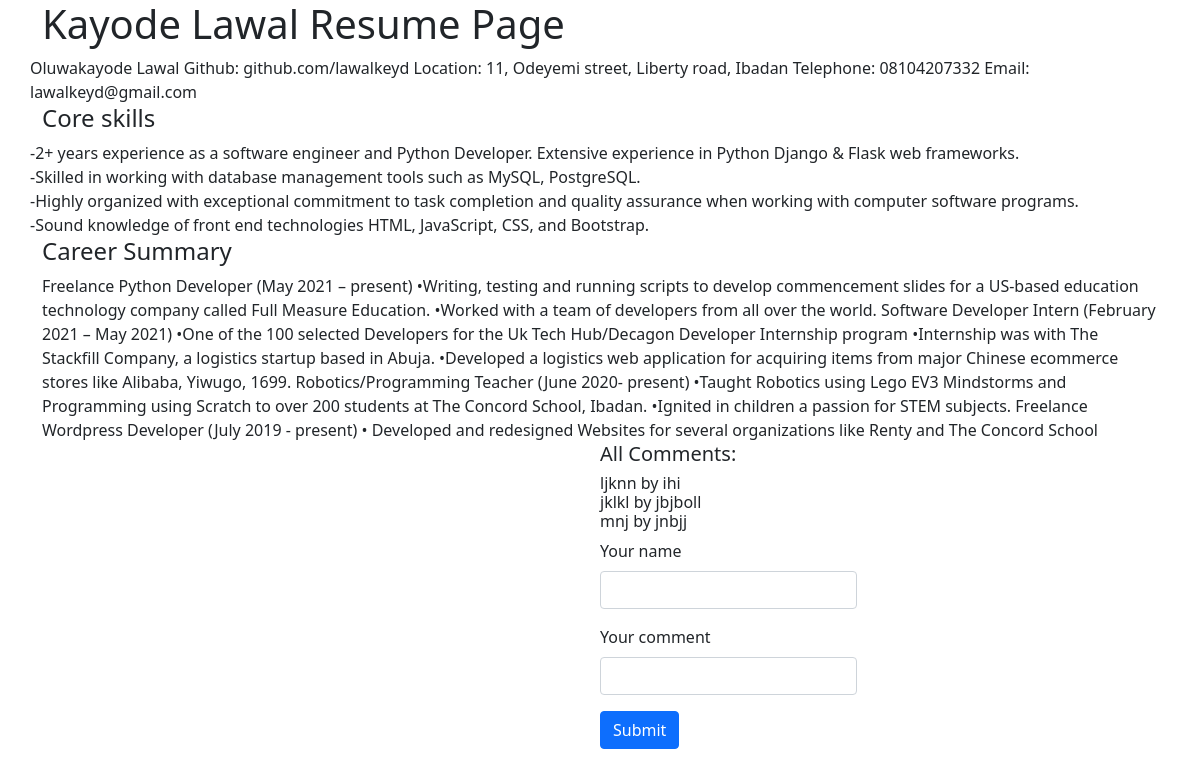
Before: / with the older database file.
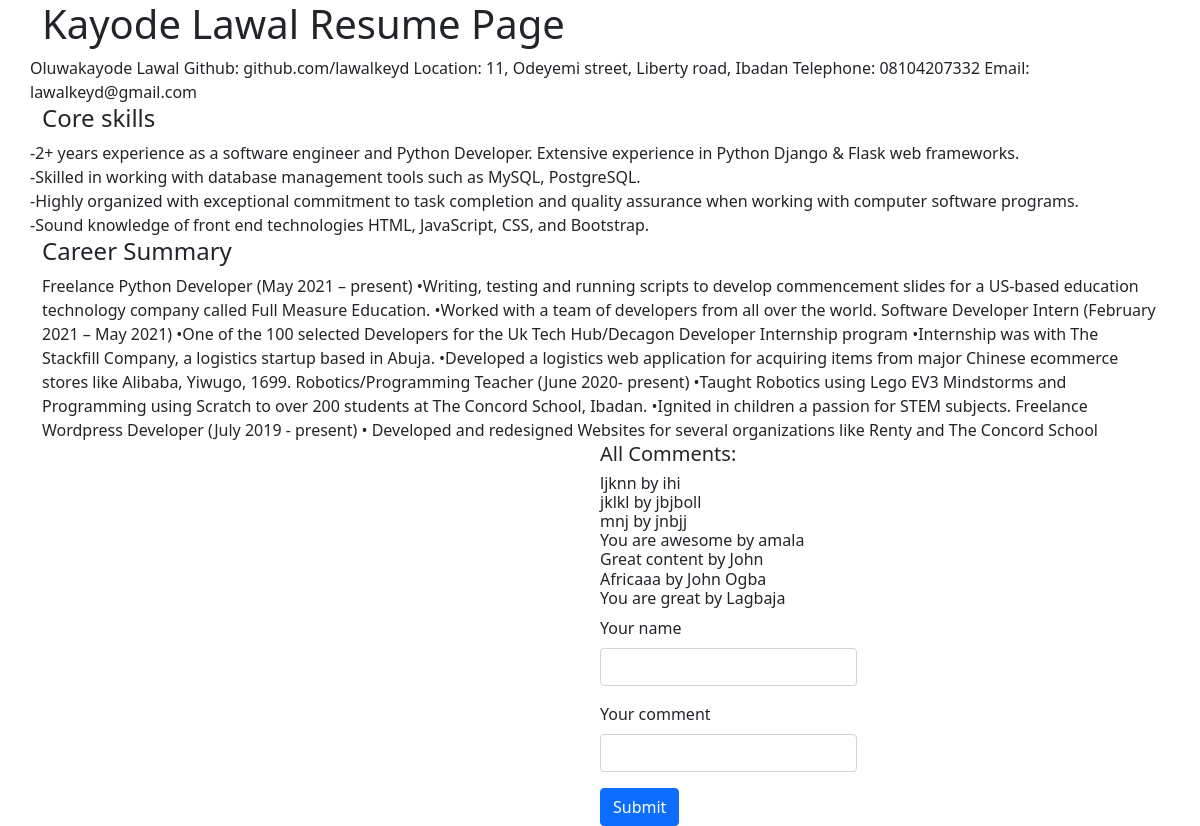
After: the same page with the newer database file.
### models.py (models this page shows, shortened)
class Comment(db.Model):
    __tablename__ = 'comments'
    id = db.Column(db.Integer, primary_key=True)
    name = db.Column(db.String(64), index=True,)
    comment = db.Column(db.String(64), index=True,)

### app.py (the view, shortened to what this page needs)
@app.route('/', methods=['POST', 'GET'])
def index(name=''):
    try:
        comments = Comment.query.all()
    except:
        comments = None
    return render_template('index.html', comments=comments)

### templates/index.html (shortened to what this page needs)
<!DOCTYPE html>
<html lang="en">
<head>
<link href="https://cdn.jsdelivr.net/npm/bootstrap@5.1.0/dist/css/bootstrap.min.css" rel="stylesheet">
</head>
<body>
    <div class="container">
      <h1>Kayode Lawal Resume Page</h1>
      <div>
          <div class="row">
            Oluwakayode Lawal
            Github: github.com/lawalkeyd
            Location: 11, Odeyemi street, Liberty road, Ibadan
            Telephone: 08104207332
            Email: lawalkeyd@gmail.com
          </div>
          <div class="row">
            <h4>Core skills </h4>
            -2+ years experience as a software engineer and Python Developer. Extensive experience in Python Django & Flask web frameworks.  <br>
            -Skilled in working with database management tools such as MySQL, PostgreSQL. <br>
            -Highly organized with exceptional commitment to task completion and quality assurance when working with computer software programs. <br>
            -Sound knowledge of front end technologies HTML, JavaScript, CSS, and Bootstrap.  <br>
          </div>
        <div>
          <h4>Career Summary <br></h4>
          Freelance Python Developer (May 2021 – present)
          •Writing, testing and running scripts to develop commencement slides for a US-based education technology company called Full Measure Education.
          •Worked with a team of developers from all over the world.
          Software Developer Intern (February 2021 – May 2021)
          •One of the 100 selected Developers for the Uk Tech Hub/Decagon  Developer Internship program
          •Internship was with The Stackfill Company, a logistics startup based in Abuja.
          •Developed a logistics web application for acquiring items from major Chinese ecommerce stores like Alibaba, Yiwugo, 1699.
          Robotics/Programming Teacher (June 2020- present)
          •Taught Robotics using Lego EV3 Mindstorms and Programming using Scratch to over 200 students at The Concord School, Ibadan.
          •Ignited in children a passion for STEM subjects.
          Freelance Wordpress Developer (July 2019 - present)
          • Developed and redesigned Websites for several organizations like Renty and The Concord School
        </div>
      </div>
    </div>
    <div class="position-absolute top-70 start-50">
        <div>
            <h5>All Comments: <br></h5>
            <h6>{% if comments%}{%for n in comments %}
              <div>{{n.comment}} by {{n.name}} </div>
              {% endfor %}{% endif %}
            </h6>
        </div>
        <div>
          <form action="/" method="POST">
            <div class="mb-3">
              <label for="exampleInputPassword1" class="form-label">Your name</label>
              <input type="search" class="form-control" name="name">
            </div>
            <div class="mb-3">
              <label for="exampleInputPassword1" class="form-label">Your comment</label>
              <input type="search" class="form-control" name="comment">
            </div>
            <button type="submit" class="btn btn-primary">Submit</button>
        </form>
        </div>
    </div>
</body>
</html>

Changed rows visible on the page:
added Comment: comment "You are awesome", name "amala"
added Comment: comment "Great content", name "John"
added Comment: comment "Africaaa", name "John Ogba"
added Comment: comment "You are great", name "Lagbaja"
